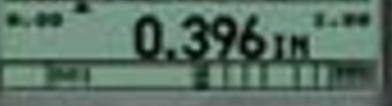
//> input picture thicknessImage/IMG_8.png, 392 x 106 px
$ ./detect   (built with g++ and OpenCV 4)
//> lines starting //> are read from the running program, lines starting //| are printed output that depends on the picture; after the words box and inside, x2 and y2 are one past the last pixel; in counts of white or black regions, pixels touching at a corner belong together
#include <opencv2/opencv.hpp>
#include <tesseract/baseapi.h>
#include <leptonica/allheaders.h>
#include <iostream>
#include <regex>

int main() {
    std::string path = "../thicknessImage/IMG_8.png";
    // 画像の読み込み
    cv::Mat image = cv::imread(path);
//> image is the input picture: 106 rows x 392 cols, CV_8UC3; mean B, G, R 102.3, 116.2, 91.5
    if (image.empty()) {
        std::cerr << "画像が読み込めません" << std::endl;
        return -1;
    }

    // グレースケール変換
    cv::Mat gray;
    cv::cvtColor(image, gray, cv::COLOR_BGR2GRAY);
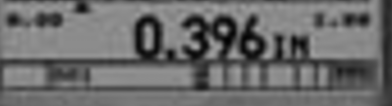
//> gray: 106 rows x 392 cols, CV_8UC1; min 1, max 169, mean 107.2

    // 数字部分のクロップ
    cv::Rect roi(60, 15, 220, 55);  // (x, y, width, height)
    cv::Mat cropped = gray(roi);
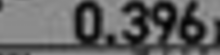
//> cropped: 55 rows x 220 cols, CV_8UC1; min 1, max 169, mean 98.6

    // 前処理（ぼかし + しきい値）
    cv::Mat blurred, thresh;
    cv::GaussianBlur(cropped, blurred, cv::Size(3, 3), 0);
    cv::threshold(blurred, thresh, 0, 255, cv::THRESH_BINARY_INV | cv::THRESH_OTSU);
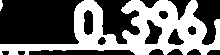
//> thresh: 55 rows x 220 cols, CV_8UC1; 42.4% white; 2 white regions, box (x1, y1, x2, y2) and area: (0, 0, 220, 55) 5111, (0, 0, 3, 11) 24

    // Tesseract OCRの初期化
//> (the run ends here: the program needs code that is not available in this run, at `tesseract::TessBaseAPI tess;`)
